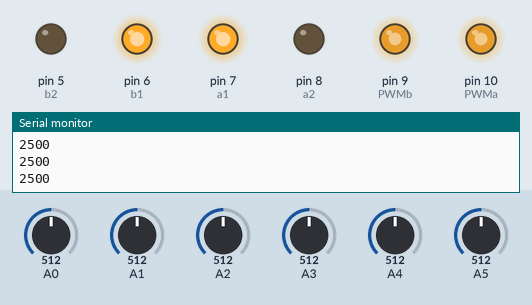
Recording of a sketch running on a simulated Arduino Uno, built with avr-gcc and run on an emulated ATmega328P. On the bench: output pins drawn as LEDs (lit = HIGH), the last lines printed to the serial monitor. The test bench sets the inputs (shaded band); at power-on: A3 = 512, A5 = 512, A4 = 512, A2 = 512, A0 = 512, A1 = 512.

Above: at 10.9 s.
11.0 s: A3 set to 494
At 11.8 s:
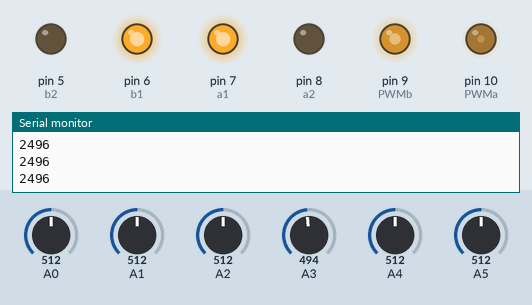
12.5 s: A5 set to 58
14.0 s: A5 set to 50
At 15.2 s:
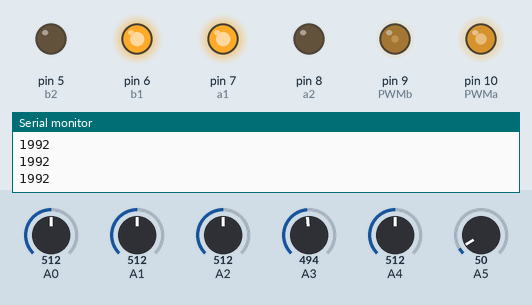
15.5 s: A4 set to 30
At 16.4 s:
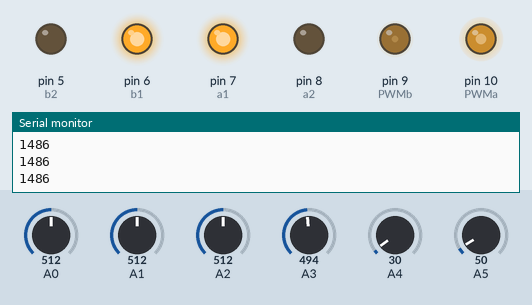
17.0 s: A3 set to 30
At 17.7 s:
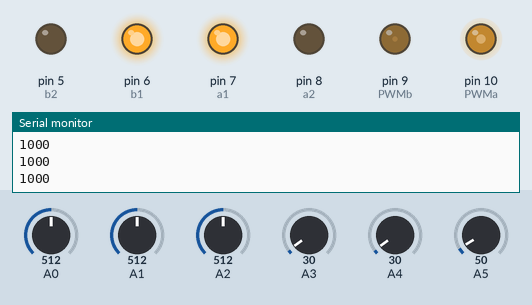
18.5 s: A2 set to 30
At 19.8 s:
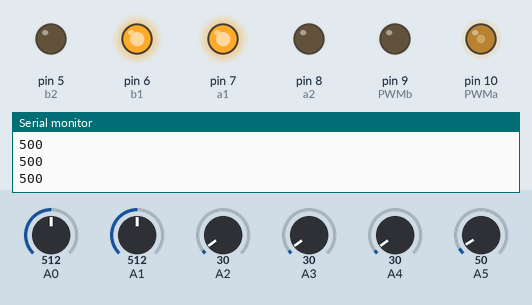
Timing chart, 0 to 21.0 s (numbered marks = the images above; inputs shaded):
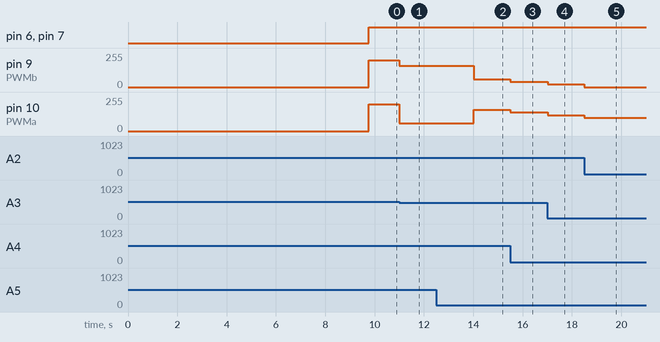

Measured:
- the behaviour switches between 512 and 511 on A3 (found by bisection; images 0 and 1)
- the behaviour switches between 53 and 52 on A5 (found by bisection; images 1 and 2)
- after the input at 11.0 s, pin 9 (PWMb): 200/255 → 160/255 at once; pin 10 (PWMa): 200/255 → 60/255 at once
- after the input at 14.0 s, pin 9 (PWMb): 160/255 → 60/255 at once; pin 10 (PWMa): 60/255 → 160/255 at once
- after the input at 15.5 s, pin 9 (PWMb): 60/255 → 40/255 at once; pin 10 (PWMa): 160/255 → 140/255 at once
- after the input at 17.0 s, pin 9 (PWMb): 40/255 → 20/255 at once; pin 10 (PWMa): 140/255 → 120/255 at once
- after the input at 18.5 s, pin 9 (PWMb): 20/255 → 0/255 at once; pin 10 (PWMa): 120/255 → 100/255 at once

The sketch:

EnSon.ino
```cpp
#include <QTRSensors.h>
#define NUM_SENSORS  6
#define EMITTER_PIN 8

#define PWMa 10
#define a1 7
#define a2 8

#define PWMb 9
#define b1 6
#define b2 5


QTRSensorsAnalog qtrrc((unsigned char[]) {  A0, A1, A2, A3, A4, A5 } , NUM_SENSORS, EMITTER_PIN);
unsigned int sensorValues[NUM_SENSORS];

void setup()
{
  Serial.begin(9600);

  pinMode(a1, OUTPUT);
  pinMode(a2, OUTPUT);
  pinMode(PWMa, OUTPUT);
  pinMode(b1, OUTPUT);
  pinMode(b2, OUTPUT);
  pinMode(PWMb, OUTPUT);


  int i;
  for (int i = 0; i < 250; i++)
  {
    qtrrc.calibrate();
    delay(10);
  }
    delay(1000);
  }

void loop()
{
  unsigned int sensors[6];
  int position = qtrrc.readLine(sensors);
  Serial.println(position);

  if(position<=500)
    {
   digitalWrite(a1, HIGH);
  digitalWrite(a2, LOW);
  analogWrite(PWMa,100);
  digitalWrite(b1, HIGH);
  digitalWrite(b2, LOW);
  analogWrite(PWMb,0);
    }
  else  if(position<=1000)
    {
   digitalWrite(a1, HIGH);
  digitalWrite(a2, LOW);
  analogWrite(PWMa,120);
  digitalWrite(b1, HIGH);
  digitalWrite(b2, LOW);
  analogWrite(PWMb,20);
    }
    else if(position<=1500)
     {
   digitalWrite(a1, HIGH);
  digitalWrite(a2, LOW);
  analogWrite(PWMa,140);
  digitalWrite(b1, HIGH);
  digitalWrite(b2, LOW);
  analogWrite(PWMb,40);

    }
      else if(position<=2000)
   {
     digitalWrite(a1, HIGH);
  digitalWrite(a2, LOW);
  analogWrite(PWMa,160);
  digitalWrite(b1, HIGH);
  digitalWrite(b2, LOW);
  analogWrite(PWMb,60);
    }
     else if(position>=2500 && position<=3000)
     {
  digitalWrite(a1, HIGH);
  digitalWrite(a2, LOW);
  analogWrite(PWMa,200);
  digitalWrite(b1, HIGH);
  digitalWrite(b2, LOW);
  analogWrite(PWMb,200);
   }
    else if(position<=3500)
  {
  digitalWrite(a1, HIGH);
  digitalWrite(a2, LOW);
  analogWrite(PWMa,60);
  digitalWrite(b1, HIGH);
  digitalWrite(b2, LOW);
  analogWrite(PWMb,160);

  }
  else  if(position<=4000)
  {
  digitalWrite(a1, HIGH);
  digitalWrite(a2, LOW);
  analogWrite(PWMa,40);
  digitalWrite(b1, HIGH);
  digitalWrite(b2, LOW);
  analogWrite(PWMb,140);
  }

else if(position<=4500)

  {
  digitalWrite(a1, HIGH);
  digitalWrite(a2, LOW);
  analogWrite(PWMa,20);
  digitalWrite(b1, HIGH);
  digitalWrite(b2, LOW);
  analogWrite(PWMb,120);

  }

else if(position<=5000 )

  {
  digitalWrite(a1, HIGH);
  digitalWrite(a2, LOW);
  analogWrite(PWMa,0);
  digitalWrite(b1, HIGH);
  digitalWrite(b2, LOW);
  analogWrite(PWMb,100);

  }
  else
  {
    digitalWrite(a1, LOW);
  digitalWrite(a2, LOW);
  analogWrite(PWMa,0);
  digitalWrite(b1, LOW);
  digitalWrite(b2, LOW);
  analogWrite(PWMb,0);
  }

}
```
